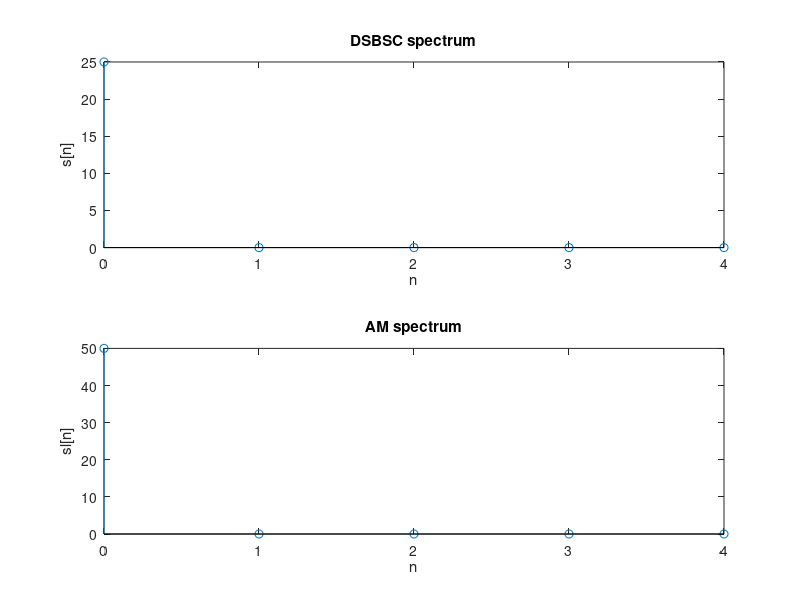

Here is the MATLAB script that generated this plot:
clc;
clear all;
close all;
fs=input('enter the spectrum rate ');
n=0:fs-1;
N=fs;
x=cos(2*10*pi*n/fs);
c=5*cos(2*50*pi*n/fs);
s=(x.*c);
sf=fft(s,N);
subplot(2,1,1);
stem(n,abs(sf));
xlabel('n');
ylabel('s[n]');
title('DSBSC spectrum');
s1=(x.*c)+c;
s1f=fft(s1,N);
subplot(2,1,2);
stem(n,abs(s1f));
xlabel('n');
ylabel('sl[n]');
title('AM spectrum');

